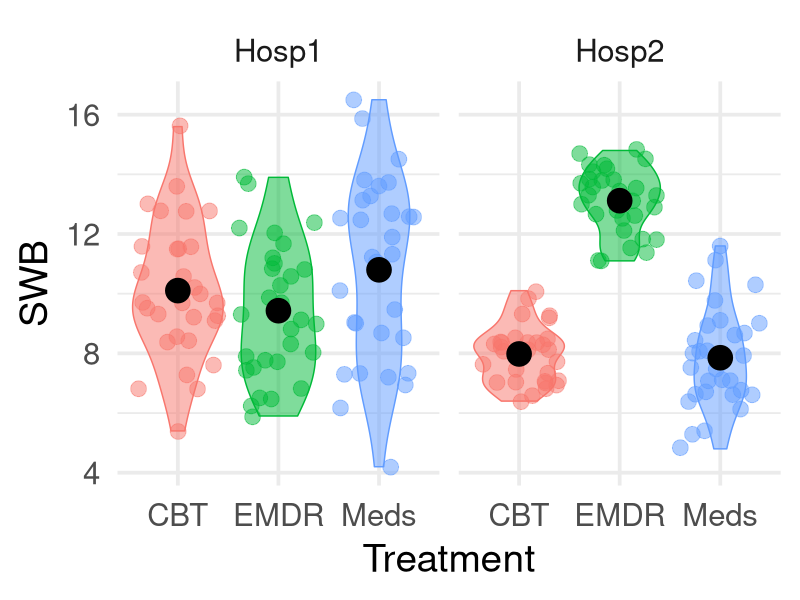
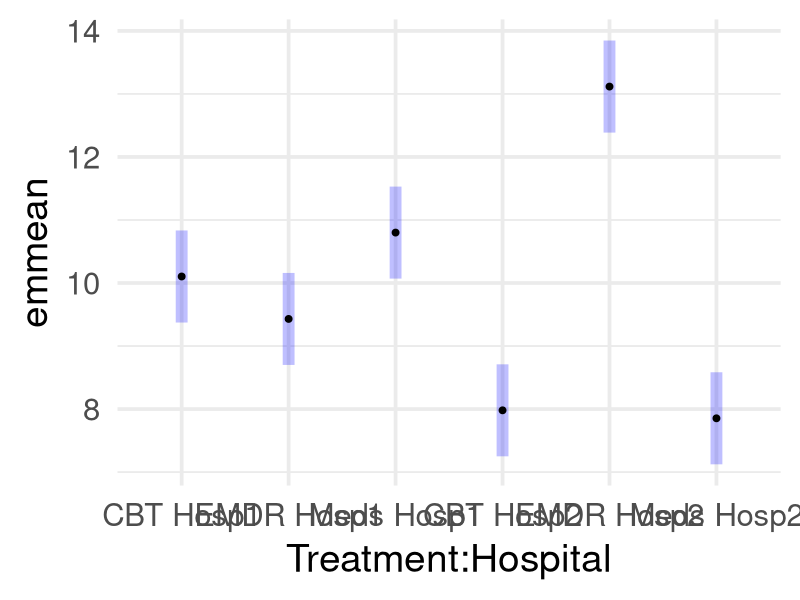
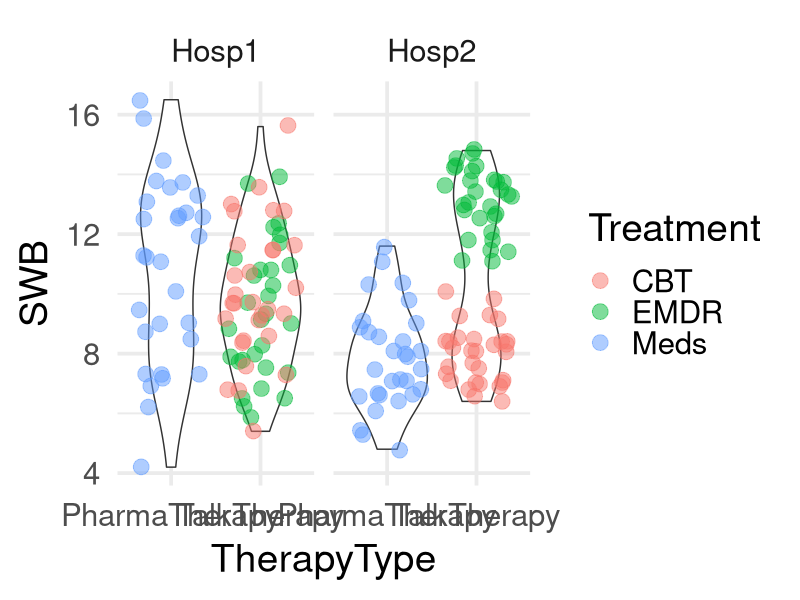

Write R code to recreate these figures, in order.
## ---- chunk 1
#| label: setup
#| include: false
library(tidyverse)
library(emmeans)
dapr2red <- "#BF1932" 

theme_set(
  theme_minimal(
    base_size = 28
  )
)

hosp <- read_csv("data/hospital.csv") |>
  mutate(
    Treatment = case_when(
      Treatment == 'TreatA' ~ 'Meds',
      Treatment == 'TreatB' ~ 'EMDR',
      Treatment == 'TreatC' ~ 'CBT',
    ),
    Treatment = factor(Treatment),
    Hospital = factor(Hospital),
  )

# get group means
mean_Meds_1 <- mean(filter(hosp, Treatment == 'Meds', Hospital == 'Hosp1')$SWB)
mean_EMDR_1 <- mean(filter(hosp, Treatment == 'EMDR', Hospital == 'Hosp1')$SWB)
mean_CBT_1  <- mean(filter(hosp, Treatment == 'CBT',  Hospital == 'Hosp1')$SWB)
mean_Meds_2 <- mean(filter(hosp, Treatment == 'Meds', Hospital == 'Hosp2')$SWB)
mean_EMDR_2 <- mean(filter(hosp, Treatment == 'EMDR', Hospital == 'Hosp2')$SWB)
mean_CBT_2  <- mean(filter(hosp, Treatment == 'CBT',  Hospital == 'Hosp2')$SWB)
## ---- chunk 2
hosp |>
  ggplot(aes(x = Treatment, y = SWB, colour = Treatment, fill = Treatment)) +
  geom_violin(alpha = 0.5) +
  geom_jitter(alpha = 0.5, size = 5) +
  facet_wrap(~ Hospital) +
  stat_summary(fun = mean, geom = 'point', colour = 'black', size = 8, show.legend = F) +
  theme(legend.position = 'none') +
  NULL
## ---- chunk 3
hosp |>
  head(12)
## ---- chunk 4
contrasts(hosp$Treatment)
## ---- chunk 5
contrasts(hosp$Hospital)
## ---- chunk 6
m1 <- lm(SWB ~ Treatment * Hospital, data = hosp)
## ---- chunk 7
m1_emm <- emmeans(m1, ~ Treatment * Hospital)
m1_emm
## ---- chunk 8
plot(m1_emm) + 
  coord_flip() +
  theme(text = element_text(size=28))
## ---- chunk 9
hosp |>
  mutate(
    TherapyType = ifelse(Treatment == 'Meds', 'PharmaTherapy', 'TalkTherapy')
  ) |>
  ggplot(aes(x = TherapyType, y = SWB)) +
  geom_violin() +
  geom_jitter(aes(colour = Treatment), alpha = 0.5, size = 5) +
  facet_wrap(~ Hospital) +
  NULL
## ---- chunk 10
TherapyType_contr <- c(
  'CBT'  = 1/2,
  'EMDR' = 1/2,
  'Meds' =  -1
)

Hosp_contr <- c(
  'Hosp1' =  1,
  'Hosp2' = -1
)
## ---- chunk 11
(interaction_contr <- outer(TherapyType_contr, Hosp_contr) |> as.vector())
## ---- chunk 12
interaction_contr <- list('TreatmentType:Hospital' = interaction_contr)
## ---- chunk 13
interaction_contr <- list( "TreatmentType:Hospital" =
    c(
        0.5,    # CBT  Hosp1 
        0.5,    # EMDR Hosp1
         -1,    # Meds Hosp1
       -0.5,    # CBT  Hosp2
       -0.5,    # EMDR Hosp2
          1     # Meds Hosp2
    )
)
## ---- chunk 14
(m1_ixn_test <- contrast(m1_emm, interaction_contr))
## ---- chunk 15
(m1_ixn_confint <- confint(m1_ixn_test))
## ---- chunk 16
(hosp_manual <- hosp |>
  group_by(Treatment, Hospital) |>
  summarise(mean_SWB = mean(SWB)) |>
  arrange(Hospital) |>
  ungroup() |>
  mutate(
    `TreatmentType:Hospital` = c(0.5, 0.5, -1, -0.5, -0.5, 1),
    product  = mean_SWB * `TreatmentType:Hospital`
  )) |>
  kableExtra::kable(digits = 2)
## ---- chunk 17
sum(hosp_manual$product)
## ---- chunk 18
m1_pairwise <- pairs(m1_emm)
## ---- chunk 19
m1_pairwise
## ---- chunk 20
m1_pairwise
## ---- chunk 21
0.05 / 15
## ---- chunk 22
pairs(m1_emm, adjust = "bonferroni")
## ---- chunk 23
pairs(m1_emm, adjust = "tukey")
